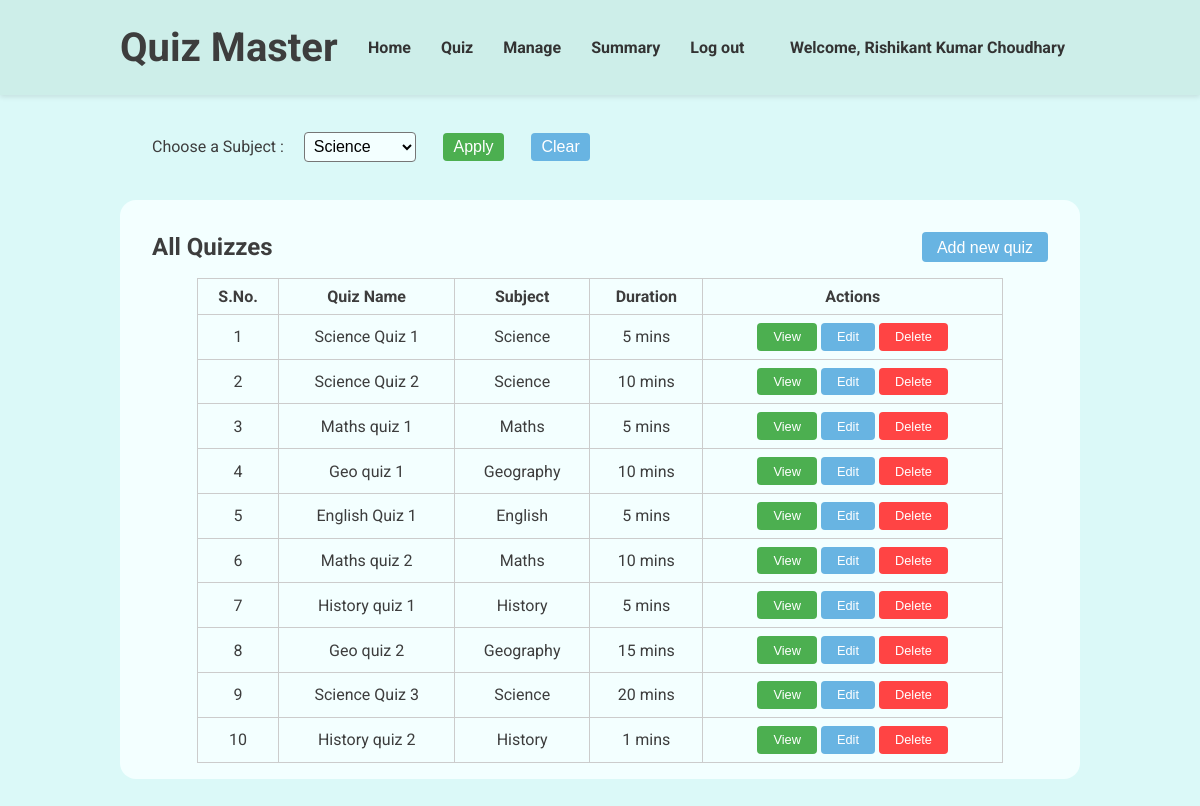
The page /admin-quiz (signed in) on the database its author committed.
### models.py (models this page shows, shortened)
class User(db.Model, UserMixin):
    __tablename__ = 'users'
    id = db.Column(db.Integer, primary_key=True)
    username = db.Column(db.String(80), unique=True, nullable=False)
    passhash = db.Column(db.String(256), nullable=False)
    fullname = db.Column(db.String(80), nullable=False)
    qualification = db.Column(db.String(80), nullable=False)
    dob = db.Column(db.Date, nullable=False)
    is_admin = db.Column(db.Boolean, nullable=False, default=False)
    is_ban = db.Column(db.Boolean, nullable=False, default=False)
    @property
    def password(self):
        raise AttributeError('Password is not a readable attribute')

class Quizzes(db.Model):
    __tablename__ = 'quizzes'
    quizid = db.Column(db.Integer, primary_key=True)
    quizname = db.Column(db.String(80), unique=False, nullable=False)
    subjectid = db.Column(db.Integer, db.ForeignKey('subjects.subjectid'), nullable=False)
    duration = db.Column(db.Integer, nullable=False)
    quizdate = db.Column(db.Date, nullable=False)
    questions = db.relationship('Questions', backref='quiz', lazy=True)

class Subjects(db.Model):
    __tablename__ = 'subjects'
    subjectid = db.Column(db.Integer, primary_key=True)
    subjectname = db.Column(db.String(80), unique=False, nullable=False)
    subjectdesc = db.Column(db.String(512), nullable=False)
    chapters = db.relationship('Chapters', backref='subject', lazy=True)

### routes.py (the view, shortened to what this page needs)
@app.route('/admin-quiz', methods=['GET', 'POST'])
@login_required
def admin_quiz():
    return render_template('quizzes.html', user = current_user, subjects = Subjects.query.all(), quizzes = Quizzes.query.all())

### app.py (called while the page is built)
@login_manager.user_loader
def load_user(userid):
    return models.User.query.get(int(userid))

### templates/quizzes.html (shortened to what this page needs)
{% extends "base.html" %} {% block title %}Quizes | Quiz Master{% endblock %} {%
block stylesheet %}
<link rel="stylesheet" href="{{ url_for('static', filename='navbar.css') }}" />
<link rel="stylesheet" href="{{ url_for('static', filename='quizzes.css') }}" />
{% endblock %} {% block navbar %}
<header>
  <div class="header-container">
    <h1>Quiz Master</h1>
    <nav>
      <ul>
        <li>
          <a href="/admin-dashboard">Home</a>
        </li>
        <li>
          <a href="/admin-quiz">Quiz</a>
        </li>
        <li>
          <a href="/manage-users">Manage</a>
        </li>
        <li>
          <a href="/admin-summary">Summary</a>
        </li>
        <li>
          <a href="/logout">Log out</a>
        </li>
      </ul>
    </nav>
    <a href="/profile">Welcome, {{ user.fullname}}</a>
  </div>
</header>
{% endblock %} {% block content %}
<main>
  <div class="topbar">
    <form method="post">
      <label for="subject">Choose a Subject : </label>
      <select id="subject" name="subject">
        {% for subject in subjects %}
        <option value="{{ subject.subjectname }}">
          {{ subject.subjectname }}
        </option>
        {% endfor %}
      </select>
      <button type="submit" id="apply">Apply</button>
    </form>
    <button id="clear" onclick="window.location.href='/admin-quiz'">
      Clear
    </button>
  </div>
  <div class="quiz-display">
    <div class="sub-header">
      <h2>All Quizzes</h2>
      <button id="add-quiz-btn">Add new quiz</button>
    </div>
    <div class="quizzes">
      <table>
        <thead>
          <tr>
            <th>S.No.</th>
            <th>Quiz Name</th>
            <th>Subject</th>
            <th>Duration</th>
            <th>Actions</th>
          </tr>
        </thead>
        <tbody>
          {% for quiz in quizzes %}
          <tr>
            <td>{{ loop.index }}</td>
            <td>{{ quiz.quizname }}</td>
            {% for subject in subjects %}
            {% if subject.subjectid == quiz.subjectid %}
            <td>{{ subject.subjectname }}</td>
            {% endif %}
            {% endfor %}
            <td>{{ quiz.duration }} mins</td>
            <td>
              <button class="view-btn" onclick="viewQuiz({{ quiz.quizid }})">View</button>
              <button class="edit-btn" onclick="editQuiz({{ quiz.quizid }})">Edit</button>
              <button class="delete-btn" onclick="deleteQuiz({{ quiz.quizid }})">Delete</button>
            </td>
          </tr>
          {% endfor %}
        </tbody>
      </table>
  </div>
</main>
{% endblock %}

### static/index.css (style rules this page uses)
* { margin: 0; padding: 0; box-sizing: border-box; }
body { background-color: #dbf9f8; color: #3d3d3d; font-family: 'roboto', sans-serif; }
main { margin-bottom: 3rem; }

### static/navbar.css (style rules this page uses)
header { background-color: #cdeee9; padding: 1.5rem; box-shadow: 0 2px 5px rgba(0, 0, 0, 0.1); }
.header-container { margin: auto; width: 80vw; display: flex; justify-content: space-between; align-items: center; }
header h1 { margin: 0; font-size: 2.5rem; color: #3d3d3d; }
header nav ul { list-style: none; display: flex; }
header a { margin: 0 15px; text-decoration: none; color: #333; font-weight: bold; }

### static/quizzes.css (style rules this page uses)
.topbar { margin: 2rem; }
.topbar form { display: inline; }
.topbar select { margin-left: 1rem; padding: 0.3rem; font-size: 1rem; border-radius: 0.25rem; background-color: #f3ffff; }
.topbar button { margin: 0.4rem 1.5rem; padding: 5px 10px; font-size: 1rem; border: none; border-radius: 0.25rem; cursor: pointer; color: #fff; }
#apply { background-color: #4caf50; }
#clear { background-color: #68b4e2; margin-left: 0; }
.quiz-display { min-height: 50vh; padding: 1rem 2rem; width: 100%; background-color: #f3ffff; border-radius: 1rem; }
.sub-header { margin: 1rem 0; display: flex; justify-content: space-between; align-items: center; }
#add-quiz-btn { padding: 7px 15px 5px; font-size: 1rem; background-color: #68b4e2; color: #fff; border: none; border-radius: 0.25rem; cursor: pointer; }
.quizzes { margin: auto; width: 90%; }
.quizzes table { width: 100%; border-collapse: collapse; }
.quizzes table th, .quizzes table td { border: 1px solid #ccc; padding: 8px; text-align: center; }
.quizzes table button { padding: 0.4rem 1rem; font-size: 0.8rem; color: white; border: none; border-radius: 0.25rem; cursor: pointer; }
.view-btn { background-color: #4caf50; }
.edit-btn { background-color: #68b4e2; }
.delete-btn { background-color: #f44; }

### rows shown on the page
User: fullname "Rishikant Kumar Choudhary"
Quizzes: quizname "Science Quiz 1", duration "5"
Subjects: subjectname "Science"
Quizzes: quizname "Science Quiz 2", duration "10"
Quizzes: quizname "Maths quiz 1", duration "5"
Subjects: subjectname "Maths"
Quizzes: quizname "Geo quiz 1", duration "10"
Subjects: subjectname "Geography"
Quizzes: quizname "English Quiz 1", duration "5"
Subjects: subjectname "English"
Quizzes: quizname "Maths quiz 2", duration "10"
Quizzes: quizname "History quiz 1", duration "5"
Subjects: subjectname "History"
Quizzes: quizname "Geo quiz 2", duration "15"
Quizzes: quizname "Science Quiz 3", duration "20"
Quizzes: quizname "History quiz 2", duration "1"

### other values the page prints
form field subject "Science"
